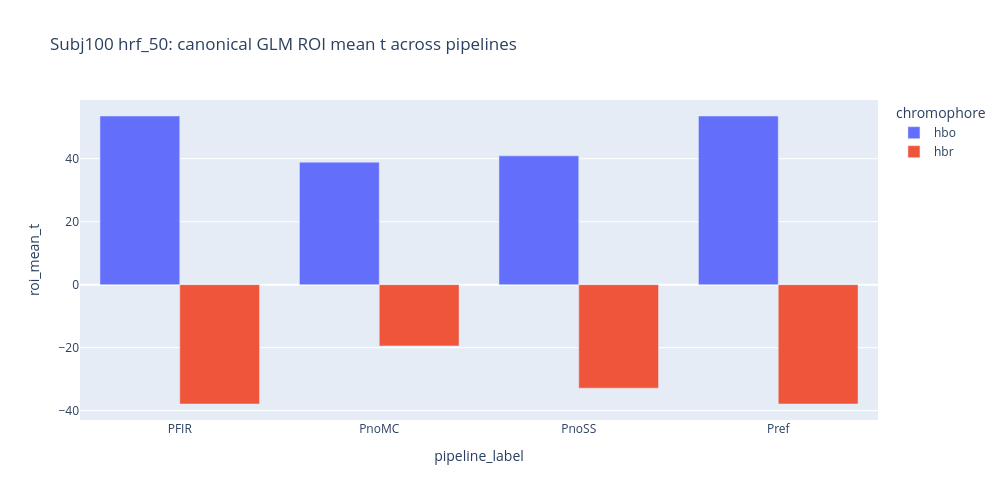

The notebook cell this image was saved under:
### Code cell
# %%
canonical_t_figure = px.bar(
    canonical_roi_summary_df,
    x="pipeline_label",
    y="roi_mean_t",
    color="chromophore",
    barmode="group",
    title=f"{subject_name} {file_label}: canonical GLM ROI mean t across pipelines",
)

canonical_t_figure.update_layout(
    width=1000,
    height=500,
)

canonical_t_figure.show()
canonical_t_figure.write_html(
    output_figures_dir / f"{subject_name.lower()}_{file_label}_canonical_roi_t_comparison.html"
)

### Figure 1 — Plotly figure (JSON) as saved in the notebook; plotly's stock layout.template omitted (floating-point values rounded to 4 significant figures)
{"data": [{"alignmentgroup": "True", "hovertemplate": "chromophore=hbo<br>pipeline_label=%{x}<br>roi_mean_t=%{y}<extra></extra>", "legendgroup": "hbo", "marker": {"color": "#636efa", "pattern": {"shape": ""}}, "name": "hbo", "offsetgroup": "hbo", "orientation": "v", "showlegend": true, "textposition": "auto", "type": "bar", "x": ["PFIR", "PnoMC", "PnoSS", "Pref"], "xaxis": "x", "y": [53.55, 38.9, 40.89, 53.55], "yaxis": "y"}, {"alignmentgroup": "True", "hovertemplate": "chromophore=hbr<br>pipeline_label=%{x}<br>roi_mean_t=%{y}<extra></extra>", "legendgroup": "hbr", "marker": {"color": "#EF553B", "pattern": {"shape": ""}}, "name": "hbr", "offsetgroup": "hbr", "orientation": "v", "showlegend": true, "textposition": "auto", "type": "bar", "x": ["PFIR", "PnoMC", "PnoSS", "Pref"], "xaxis": "x", "y": [-37.89, -19.47, -32.86, -37.89], "yaxis": "y"}], "layout": {"barmode": "group", "height": 500, "legend": {"title": {"text": "chromophore"}, "tracegroupgap": 0}, "title": {"text": "Subj100 hrf_50: canonical GLM ROI mean t across pipelines"}, "width": 1000, "xaxis": {"anchor": "y", "domain": [0, 1], "title": {"text": "pipeline_label"}}, "yaxis": {"anchor": "x", "domain": [0, 1], "title": {"text": "roi_mean_t"}}}}
